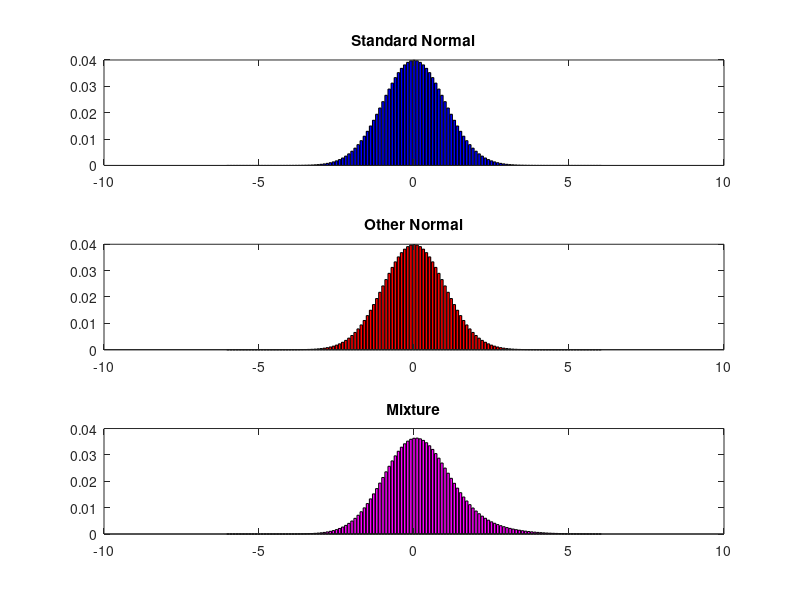

Write the MATLAB code that produced this figure.
%grid 
zmax = 6;
dz = 0.1;
z = [-zmax:dz:zmax]';
%mixture
omega = 0.2; theta = 1; delta = 2;
p1 = exp(-z.^2/2)*dz/sqrt(2*pi);
p2 = exp(-(z-theta).^2/(2*delta))*dz/sqrt(2*pi*delta);
p = (1-omega)*p1 + omega*p2

%%
figure(1)
subplot(3,1,1), bar(z,p1,'b')
title('Standard Normal')
subplot(3,1,2), bar(z,p1,'r')
title('Other Normal')
subplot(3,1,3), bar(z,p,'m')
title('Mixture')

%%

mu = 0.026
sig = 0.03

logg = mu + sig*z
beta = .99; alpha = 10

loggbar = sum(p.*logg)
stdlogg = sqrt(sum(p.*(logg-loggbar).^2))
skewlogg = sum(p.*(logg-loggbar).^3)/stdlogg^3
xkurlogg = sum(p.*(logg-loggbar).^4)/stdlogg^4 - 3

%%
kernel = beta*exp(-alpha*logg)
divz = exp(logg).^3

q1 = sum(p.*kernel)
r1 = 1/q1
qe = sum(p.*kernel.*divz) 
Ere = sum(p.*divz/qe)
Eq_Prem = Ere-r1

%%

